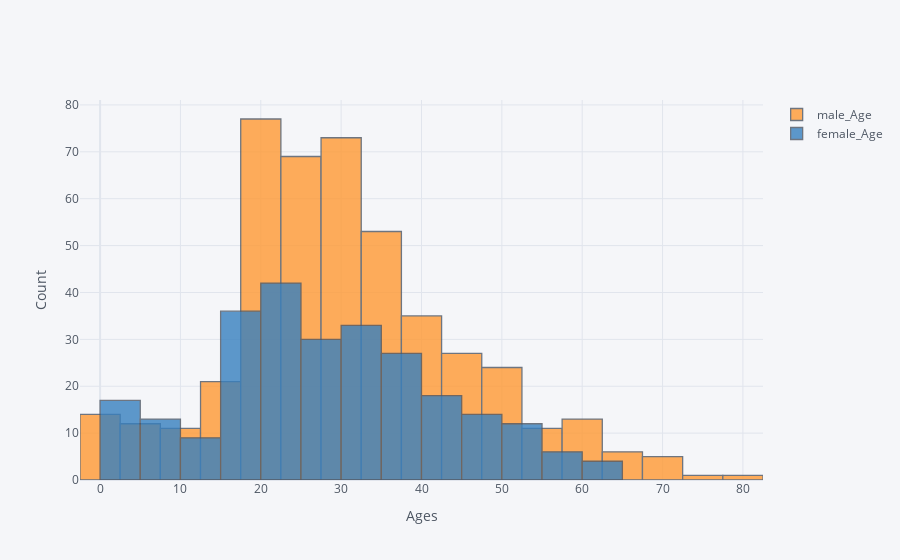

The notebook cell saved with this chart:
### Code cell
df[['male_Age', 'female_Age']].iplot(kind='histogram', bins=20, xTitle='Ages', yTitle='Count')

### Figure 1 — Plotly figure (JSON) as saved in the notebook; plotly's stock layout.template omitted (floating-point values rounded to 4 significant figures; data arrays with more than 128 entries replaced by an {"elided": "..."} marker saying what was removed)
{"data": [{"histfunc": "count", "histnorm": "", "marker": {"color": "rgba(255, 153, 51, 1.0)", "line": {"color": "#4D5663", "width": 1.3}}, "name": "male_Age", "nbinsx": 20, "opacity": 0.8, "orientation": "v", "type": "histogram", "x": {"elided": "891 float values"}}, {"histfunc": "count", "histnorm": "", "marker": {"color": "rgba(55, 128, 191, 1.0)", "line": {"color": "#4D5663", "width": 1.3}}, "name": "female_Age", "nbinsx": 20, "opacity": 0.8, "orientation": "v", "type": "histogram", "x": {"elided": "891 float values"}}], "layout": {"barmode": "overlay", "legend": {"bgcolor": "#F5F6F9", "font": {"color": "#4D5663"}}, "paper_bgcolor": "#F5F6F9", "plot_bgcolor": "#F5F6F9", "title": {"font": {"color": "#4D5663"}}, "xaxis": {"gridcolor": "#E1E5ED", "showgrid": true, "tickfont": {"color": "#4D5663"}, "title": {"font": {"color": "#4D5663"}, "text": "Ages"}, "zerolinecolor": "#E1E5ED"}, "yaxis": {"gridcolor": "#E1E5ED", "showgrid": true, "tickfont": {"color": "#4D5663"}, "title": {"font": {"color": "#4D5663"}, "text": "Count"}, "zerolinecolor": "#E1E5ED"}}}
